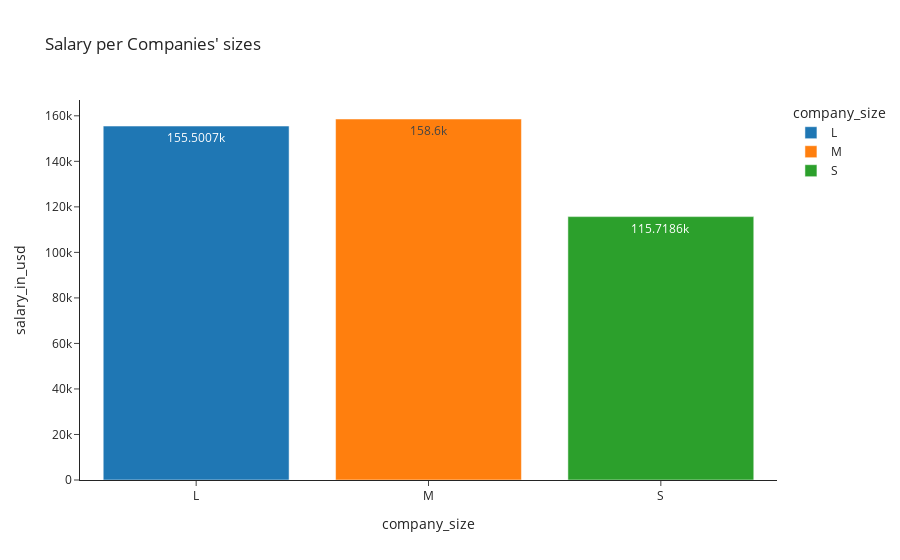

The cell this chart's notebook holds for it:
### Code cell
iplot(px.bar(us.groupby('company_size')['salary_in_usd'].mean().reset_index().round(2),text_auto=True
      ,template='simple_white',title='Salary per Companies\' sizes ',x='company_size',y='salary_in_usd',color='company_size'))

### Figure 1 — Plotly figure (JSON) as saved in the notebook; plotly's stock layout.template omitted (floating-point values rounded to 4 significant figures)
{"data": [{"alignmentgroup": "True", "hovertemplate": "company_size=%{x}<br>salary_in_usd=%{y}<extra></extra>", "legendgroup": "L", "marker": {"color": "#1F77B4", "pattern": {"shape": ""}}, "name": "L", "offsetgroup": "L", "orientation": "v", "showlegend": true, "textposition": "auto", "texttemplate": "%{y}", "type": "bar", "x": ["L"], "xaxis": "x", "y": [155500.0], "yaxis": "y"}, {"alignmentgroup": "True", "hovertemplate": "company_size=%{x}<br>salary_in_usd=%{y}<extra></extra>", "legendgroup": "M", "marker": {"color": "#FF7F0E", "pattern": {"shape": ""}}, "name": "M", "offsetgroup": "M", "orientation": "v", "showlegend": true, "textposition": "auto", "texttemplate": "%{y}", "type": "bar", "x": ["M"], "xaxis": "x", "y": [158600.0], "yaxis": "y"}, {"alignmentgroup": "True", "hovertemplate": "company_size=%{x}<br>salary_in_usd=%{y}<extra></extra>", "legendgroup": "S", "marker": {"color": "#2CA02C", "pattern": {"shape": ""}}, "name": "S", "offsetgroup": "S", "orientation": "v", "showlegend": true, "textposition": "auto", "texttemplate": "%{y}", "type": "bar", "x": ["S"], "xaxis": "x", "y": [115700.0], "yaxis": "y"}], "layout": {"barmode": "relative", "legend": {"title": {"text": "company_size"}, "tracegroupgap": 0}, "title": {"text": "Salary per Companies' sizes "}, "xaxis": {"anchor": "y", "categoryarray": ["L", "M", "S"], "categoryorder": "array", "domain": [0, 1], "title": {"text": "company_size"}}, "yaxis": {"anchor": "x", "domain": [0, 1], "title": {"text": "salary_in_usd"}}}}
